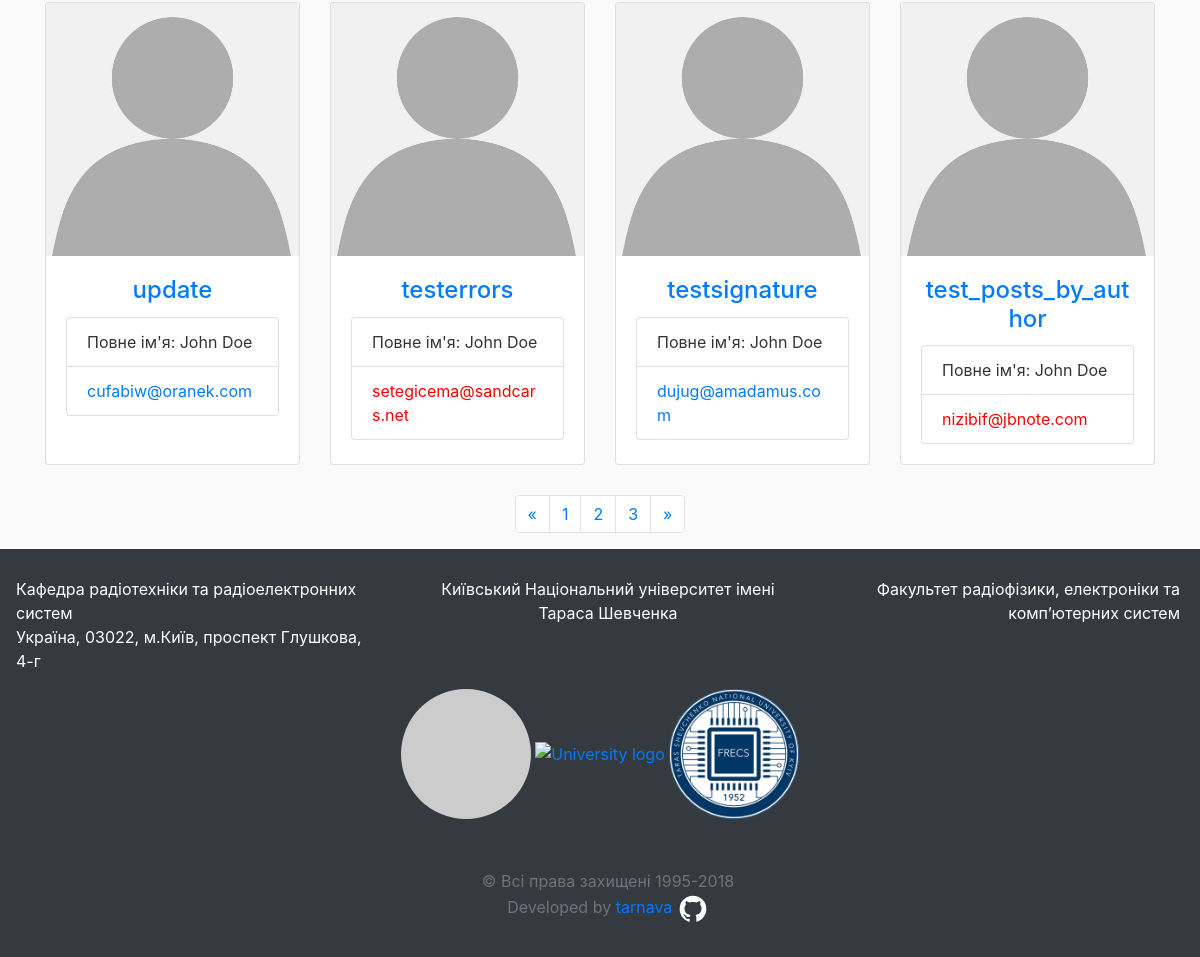
Page /users (signed in, lower part) on the earlier database version.
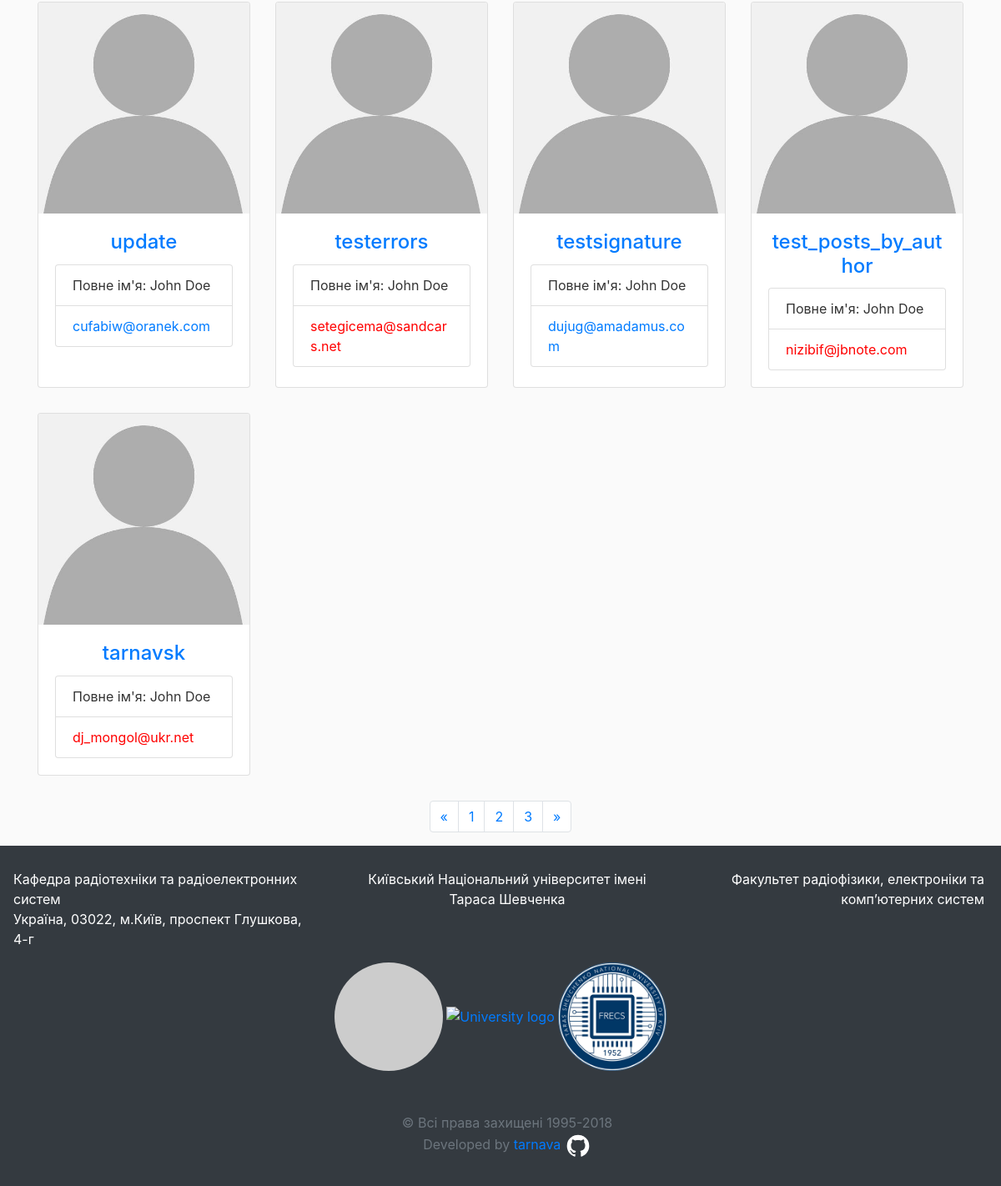
Same page on the later database version.
### rpd_site/models.py (models this page shows, shortened)
class User(db.Model, UserMixin):
	id = db.Column(db.Integer, primary_key=True)
	username = db.Column(db.String(20), unique=True, nullable=False)
	email = db.Column(db.String(120), unique=True, nullable=False)
	image_file = db.Column(db.String(20), nullable=False, default='default.jpg')
	password = db.Column(db.String(60), nullable=False)
	confirmed = db.Column(db.Boolean, nullable=False, default=0)
	posts = db.relationship('Post', backref='author', lazy=True)

### rpd_site/routes.py (the view)
@app.route('/users', methods=['GET'])
def users():
	if current_user.is_authenticated:
		users = User.query.all()
		return render_template('users.html', users=users, title="Користувачі")
	else:
		flash("Спочатку увійдіть у свій обліковий запис", 'danger')
		return redirect(url_for('login'))

### rpd_site/models.py (called while the page is built)
@login_manager.user_loader
def load_user(user_id):
	return User.query.get(int(user_id))

### rpd_site/templates/users.html (shortened to what this page needs)
{% extends "layout.html" %}
{% block body %}
    <div class="container">
<div class="row">
        {% for user in users %}
        <div class="col-lg-3 col-md-4 col-sm-6 portfolio-item">
          <div class="card h-100">
            <a href="{{ url_for('user_id', user_id=user.id) }}"><img class="card-img-top"
                             src="{{ url_for('static', filename='img/avatars/' + user.image_file)}}" alt=""></a>
            <div class="card-body">
              <h4 class="card-title text-center">
                <a href="{{ url_for('user_id', user_id=user.id) }}" >{{ user.username }}</a>
              </h4>
              <div class="card-text">
                  <a class="list-group-item">Повне ім&#39я: John Doe</a>
                  {% if user.confirmed %}
                  <a class="list-group-item" href="mailto:{{ user.email }}">{{ user.email }}</a>
                  {% else %}
                      <a class="list-group-item" style="color:red">{{ user.email }}</a>
                  {% endif %}
              </div>
            </div>
          </div>
        </div>
        {% endfor %}
</div>
      <ul class="pagination justify-content-center">
        <li class="page-item">
          <a class="page-link" href="#" aria-label="Previous">
            <span aria-hidden="true">&laquo;</span>
          </a>
        </li>
        <li class="page-item">
          <a class="page-link" href="#">1</a>
        </li>
        <li class="page-item">
          <a class="page-link" href="#">2</a>
        </li>
        <li class="page-item">
          <a class="page-link" href="#">3</a>
        </li>
        <li class="page-item">
          <a class="page-link" href="#" aria-label="Next">
            <span aria-hidden="true">&raquo;</span>
          </a>
        </li>
      </ul>
    </div>
{% endblock body %}

### rpd_site/templates/layout.html (shortened to what this page needs)
<!DOCTYPE html>
<html lang="ua">
<head>
    <link href="{{ url_for('static', filename='vendor/bootstrap/css/' + 'bootstrap.min.css') }}" rel="stylesheet">
    <link href="{{ url_for('static', filename='css/' + 'modern-business.css') }}" rel="stylesheet">
    <link rel="stylesheet" href="https://use.fontawesome.com/releases/v5.2.0/css/all.css"
>
</head>
<body>
{% block body %}{% endblock %}
<footer class="py-3 bg-dark">
    <div class="row" style="padding-top:1%">
        <div class="col-md-4">
            <p class="ml-3 text-white text-left">Кафедра радіотехніки та радіоелектронних систем <br>
                Україна, 03022, м.Київ, проспект Глушкова, 4-г
        </div>
        <div class="col-md-4">
            <p class="ml-3 text-center text-white">Київський Національний університет імені Тараса Шевченка
        </div>
        <div class="col-md-4">
            <p class="ml-3 text-right text-white" style="padding-right:20px;">Факультет радіофізики, електроніки та
                комп’ютерних систем </p>
        </div>
    </div>
    <div class="container text-center">
        <div class="d-inline-block">
            <a href="{{ url_for('index') }}"><img src="http://placehold.it/130x130" class="rounded-circle"
                                                  alt="Department logo"
                                                  width="130" height="130"></a>
        </div>
        <div class="d-inline-block">
            <a href="http://univ.kiev.ua" target="_blank"><img
                    src="{{ url_for('static', filename='img/' + 'knu.jpg') }}" class="img-responsive"
                    alt="University logo"
                    width="130" height="130"></a>
        </div>
        <div class="d-inline-block">
            <a href="http://rex.knu.ua" target="_blank"><img
                    src="{{ url_for('static', filename='img/' + 'frecs.png') }}" class="img-responsive"
                    alt="Faculty logo"
                    width="130" height="130"></a>
        </div>
    </div>
    <p class="ml-3 text-muted text-center" style="padding-top:50px;">© Всі права захищені 1995-2018 <br>
        Developed by <a href="https://github.com/marzique" target="_blank">tarnava</a> <a
                href="https://github.com/marzique" target="_blank">
        </a>
    </p>
</footer>
</body>
</html>

### rpd_site/static/css/modern-business.css (style rules this page uses)
body { padding-top: 54px; }
@media (min-width: 992px) { body { padding-top: 56px; } }
.portfolio-item { margin-bottom: 30px; }
.bg-dark { background-color: #324696;!important; }
body { overflow-x: hidden; }
body { background: #fafafa; color: #333333; }
h1, h2, h3, h4, h5, h6 { color: #444444; }
body, html { height: 100%; margin: 0; }

Differences in the rows shown:
added User: image_file (placeholder picture), username "tarnavsk", email "dj_mongol@ukr.net"
